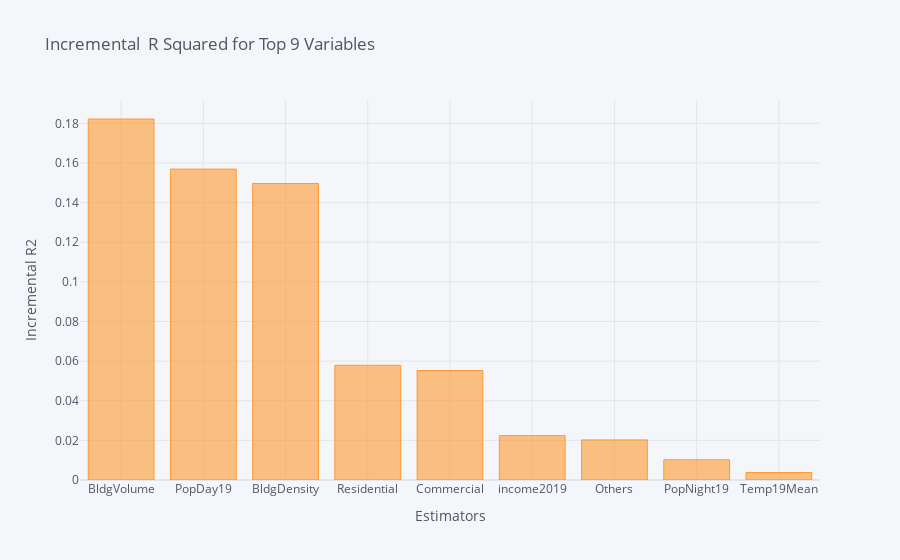
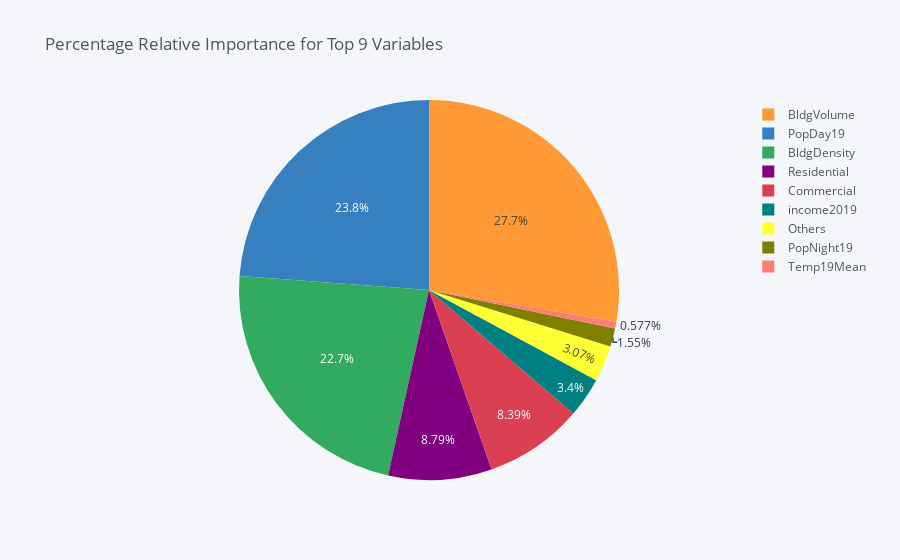

Source (notebook cell) for these figures, in order:
### Code cell
dominance_regression19.plot_incremental_rsquare()

### Figure 1 — Plotly figure (JSON) as saved in the notebook; plotly's stock layout.template omitted (floating-point values rounded to 4 significant figures)
{"data": [{"marker": {"color": "rgba(255, 153, 51, 0.6)", "line": {"color": "rgba(255, 153, 51, 1.0)", "width": 1}}, "name": "incremental_r2", "orientation": "v", "text": "", "type": "bar", "x": ["BldgVolume", "PopDay19", "BldgDensity", "Residential", "Commercial", "income2019", "Others", "PopNight19", "Temp19Mean"], "y": [0.1822, 0.1569, 0.1496, 0.0579, 0.05525, 0.02238, 0.02023, 0.01023, 0.003797]}], "layout": {"legend": {"bgcolor": "#F5F6F9", "font": {"color": "#4D5663"}}, "paper_bgcolor": "#F5F6F9", "plot_bgcolor": "#F5F6F9", "title": {"font": {"color": "#4D5663"}, "text": "Incremental  R Squared for Top 9 Variables "}, "xaxis": {"gridcolor": "#E1E5ED", "showgrid": true, "tickfont": {"color": "#4D5663"}, "title": {"font": {"color": "#4D5663"}, "text": "Estimators"}, "zerolinecolor": "#E1E5ED"}, "yaxis": {"gridcolor": "#E1E5ED", "showgrid": true, "tickfont": {"color": "#4D5663"}, "title": {"font": {"color": "#4D5663"}, "text": "Incremental R2"}, "zerolinecolor": "#E1E5ED"}}}

### Figure 2 — Plotly figure (JSON) as saved in the notebook; plotly's stock layout.template omitted (floating-point values rounded to 4 significant figures)
{"data": [{"labels": ["BldgVolume", "PopDay19", "BldgDensity", "Residential", "Commercial", "income2019", "Others", "PopNight19", "Temp19Mean"], "marker": {"colors": ["rgba(255, 153, 51, 1.0)", "rgba(55, 128, 191, 1.0)", "rgba(50, 171, 96, 1.0)", "rgba(128, 0, 128, 1.0)", "rgba(219, 64, 82, 1.0)", "rgba(0, 128, 128, 1.0)", "rgba(255, 255, 51, 1.0)", "rgba(128, 128, 0, 1.0)", "rgba(251, 128, 114, 1.0)"]}, "name": "", "type": "pie", "values": [27.67, 23.83, 22.72, 8.793, 8.391, 3.399, 3.072, 1.553, 0.5767]}], "layout": {"legend": {"bgcolor": "#F5F6F9", "font": {"color": "#4D5663"}}, "paper_bgcolor": "#F5F6F9", "plot_bgcolor": "#F5F6F9", "title": {"font": {"color": "#4D5663"}, "text": "Percentage Relative Importance for Top 9 Variables "}}}
